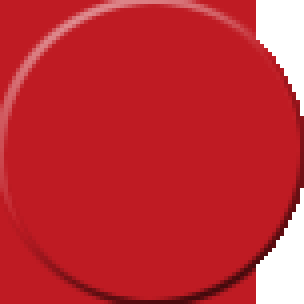
%> input picture experiment_code/Images/Ball01 red.png, 76 x 76 px (shown 4 times larger)
$ octave --eval "convert_images;"   (GNU Octave 9; MATLAB toolbox functions it lacks are replaced by stand-ins)
%> lines starting %> are read from the running program, lines starting %| are printed output that depends on the picture; in (x1, y1, x2, y2) boxes, pixels count from 0 and x2, y2 are one past the last pixel; in counts of white or black regions, pixels touching at a corner belong together; the program's own positions count from 1
function [] = convert_images(inp_colors)
    %% input
    % example flicker fusion result
    if nargin == 0
        inp_colors = [158,63,63;
        61,88,139;
        61,128,83;
        139,61,100;
        139,86,61;
        61,100,139;
        79,94,121;
        155, 79, 76];
    end

    %add gray
    inp_colors = inp_colors(1:7,:);
    inp_colors = [100,100,100;inp_colors];

    %for later color mapping
    valueSet = [8,2,3,4,5,6,8,7,7, 8];
    keySet = {'Probability Bar.PNG';'Ball01 red.png';'Ball02 blue.png';'Ball03 green.png';'Ball04 magenta.png';'Ball05 brown.png';'Bar2.png';'Fix.png';'Knob01.png';'Knob02Grey.png'};
    imageMap = containers.Map(keySet,valueSet);

    directory_cell = {'Images', 'Text'};

    for folder_name_idx = 1:length(directory_cell)
        %% save old versions of directories
        folder_name = directory_cell{folder_name_idx};
        old_folder = strcat(folder_name, '_old');
        if exist(old_folder, 'dir') == 0 %7 if directory, 0 if doesn't exist
            if exist(folder_name, 'dir') > 0
                mkdir(old_folder)
                copyfile(folder_name,old_folder)
            else
               warning(strcat(folder_name,' folder does not exist'));
            end
        end
        %% text folder change colors
        cd(folder_name);
        pngs = [dir('*.PNG');dir('*.png')];
        for png_idx = 1:length(pngs)
            file_name = pngs(png_idx).name;
            [~, map, alpha] = imread(file_name);
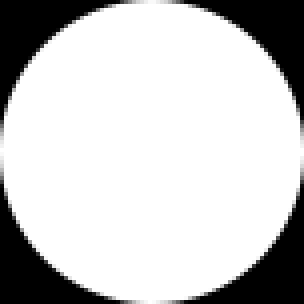
%> alpha: size 76x76 uint8 (shown 4 times larger); min 0, max 255, mean 200.2
%> map = []


            out_color = [0 0 0];
            if ~isempty(strfind(folder_name,'Text'))
                out_color = inp_colors(7,:);
            elseif isempty(strfind(file_name,'Urn'))
                out_color = inp_colors(imageMap(file_name),:);
            end
            tr = 100; %threshold set rather abitrarily
            alpha(alpha<tr) = 0;
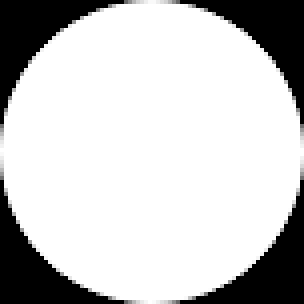
%> alpha: size 76x76 uint8 (shown 4 times larger); 1.73% of pixels changed, all inside (x1, y1, x2, y2) = (0, 0, 76, 76)
            alpha(alpha>=tr) = 255;
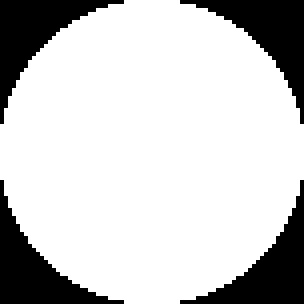
%> alpha: size 76x76 uint8 (shown 4 times larger); 78.9% white; 4 black regions, box (x1, y1, x2, y2) and area: (0, 0, 31, 31) 305, (45, 0, 76, 31) 305, (0, 45, 31, 76) 305, (45, 45, 76, 76) 305

            if isempty(strfind(file_name,'Urn')) % skip urn a urn b
                converted = convertImage(alpha,map, out_color);
% [18 lines not run here, left out]
% [27 lines left out: function extract_primary_rgb, not called in this run]
function rgb = convertImage(im_array, map, color)
%> (the run ends here)
